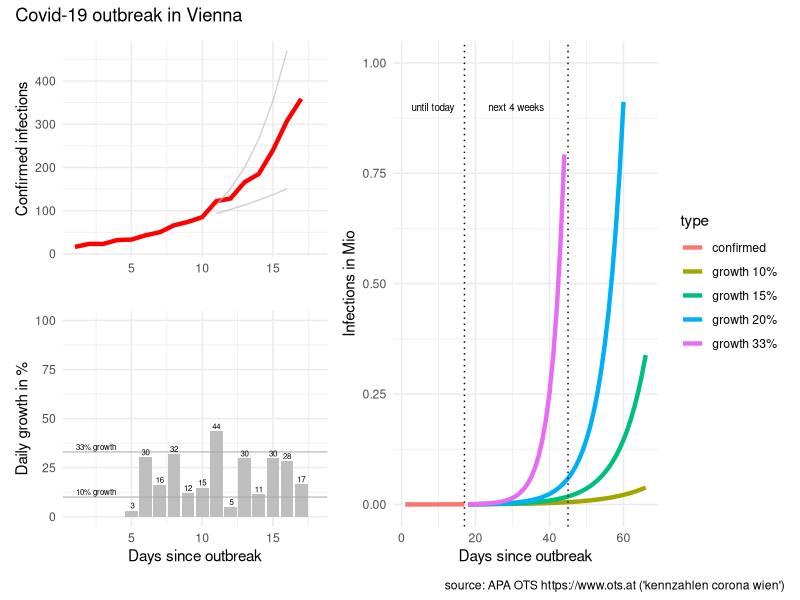
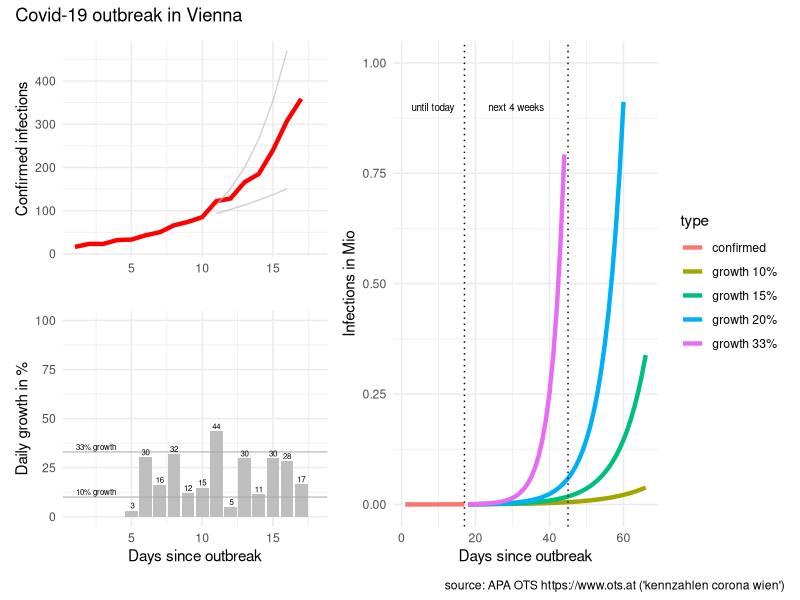

Generate these figures, in order, with R:
# packages
library(tidyverse)
library(scales)
library(patchwork)

# reported infections
# source: APA OTS (https://www.ots.at)
# keywords: "kennzahlen corona wien"
infected <- c(
   16, #"2020-03-05"
   23, #"2020-03-06"
   23, #"2020-03-07"
   32, #"2020-03-08"
   33, #"2020-03-09"
   43, #"2020-03-10"
   50, #"2020-03-11"
   66, #"2020-03-12"
   74, #"2020-03-13"
   85, #"2020-03-14"
  122, #"2020-03-15"
  128, #"2020-03-16"
  166, #"2020-03-17"
  185, #"2020-03-18"
  240, #"2020-03-19"
  308, #"2020-03-20"
  359  #"2020-03-20"
)

# prepare data
data <- tibble(infected = infected)

data <- data %>% 
  mutate(type = "confirmed",
         day = row_number()) %>% 
  arrange(day) %>% 
  mutate(new_abs = infected - lag(infected),
         new_pct = new_abs / lag(infected) * 100)

# predict
predict_corona <- function(data, infection_rate, days)  {
  
  future <- seq(from = max(data$day) + 1, to = max(data$day)+days-1)
  infected_all <- NULL
  infected_act <- max(data$infected)
  infected_predict <- NULL
  for (i in seq_along(future))  {
    infected_act <- infected_act * infection_rate
    infected_all <- c(infected_all, infected_act)
  }
  
  data2 <- tibble(type = paste0("growth ", (infection_rate-1)*100,"%"),
                  day = future, 
                  infected = infected_all)
  data2
  
} # predict_corona

# predict for different growth
predict_days <- 50 #57

data_50 <- data %>% 
  predict_corona(infection_rate = 1.50, days = predict_days)

data_40 <- data %>% 
  predict_corona(infection_rate = 1.40, days = predict_days)

data_33 <- data %>% 
  predict_corona(infection_rate = 1.33, days = predict_days)

data_20 <- data %>% 
  predict_corona(infection_rate = 1.20, days = predict_days)

data_15 <- data %>% 
  predict_corona(infection_rate = 1.15, days = predict_days)

data_10 <- data %>% 
  predict_corona(infection_rate = 1.10, days = predict_days)

# combine dataset
data_plot <- data %>% 
  bind_rows(data_33, data_20, data_15, data_10)


# visualise data
# infected
last_day <- length(data$infected)
p0 <- data_plot %>% 
  mutate(infected_M = infected / 1000000) %>%
  ggplot(aes(day, infected_M, color = type)) + 
  geom_line(size = 1.5) +
  geom_vline(xintercept = c(last_day, last_day + 28), 
             linetype = "dotted") +
  ylim(0,1) +
  xlab("Days since outbreak") +
  ylab("Infections in Mio") + 
  #ggtitle("Covid-19 outbreak in Vienna") +
  theme_minimal()+
  annotate("text", last_day/2, 0.9, 
           label = "until today", size = 2.5) +
  annotate("text", last_day+14, 0.9, 
           label = "next 4 weeks", size = 2.5)

#############################################

# data for reference line 33% growth (Austria)
data_line_start <- tibble(
  day = 10,
  infected = 85
)

# predict 10%/33% growth (days since 50 cases)
data_line10 <- predict_corona(
  data_line_start,
  infection_rate = 1.10,
  days = 7)

data_line33 <- predict_corona(
  data_line_start,
  infection_rate = 1.33,
  days = 7)

# infected
p1 <- data %>% 
  mutate(infected_M = infected / 1000000) %>% 
  ggplot(aes(day, infected)) + 
  geom_line(size = 1.5, color = "red") +
  geom_line(data = data_line10, 
            aes(day,infected), color = "grey", alpha = 0.7) +
  geom_line(data = data_line33, 
            aes(day,infected), color = "grey", alpha = 0.7) +
  xlim(c(1,length(infected)+1)) +
  ylim(0,max(infected)) +
  scale_y_continuous(labels=function(x) format(x, big.mark = " ", scientific = FALSE)) +
  #  xlab("Days since outbreak") +
  xlab("") +
  ylab("Confirmed infections") + 
#  ggtitle("Covid-19 outbreak in Vienna") +
  theme_minimal()
  
# daily growth infected
p2 <- data %>% 
  filter(day >= 5) %>% 
  ggplot(aes(day, new_pct)) +
  geom_col(fill = "grey") +
  geom_hline(yintercept = 10, color = "darkgrey", alpha = 0.7) +
  geom_hline(yintercept = 33, color = "darkgrey", alpha = 0.7) +
  geom_text(aes(day, new_pct, 
                label = paste0(format(new_pct, digits=1))),
            size = 2, vjust = "bottom", nudge_y = 1) +
  xlim(c(1,length(infected)+1)) +
  ylim(c(0,100)) +
  xlab("Days since outbreak") +
  ylab("Daily growth in %") + 
#  ggtitle("Covid-19 outbreak in Vienna") +
  theme_minimal() +
  annotate("text", 2.5, 10+1, 
           label = "10% growth",
           size = 2,vjust = "bottom")  +
  annotate("text", 2.5, 33+1, 
           label = "33% growth",
           size = 2,vjust = "bottom") 
  

# combine plots
p <- ((p1 / p2) | p0) + plot_annotation('Covid-19 outbreak in Vienna',
                            caption = "source: APA OTS https://www.ots.at ('kennzahlen corona wien')")
# plot
p

# save plot
p %>% ggsave(filename = "covid-19-vienna.png", 
             device = "png",
             width = 7, height = 4)
